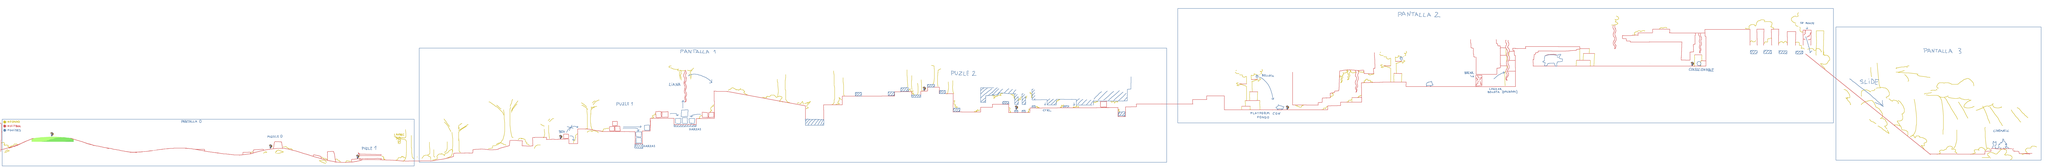

A 2D game scene composited from a Tiled map and its tileset images. What follows is a short description and the map's XML, with each tile layer's data collapsed to a summary:
An orthogonal 5x1 tile map with 3112x1280 px tiles, 1 tile layer (Capa de patrones 1) and 139 objects.

<map version="1.2" tiledversion="1.2.4" orientation="orthogonal" renderorder="right-down" width="5" height="1" tilewidth="3112" tileheight="1280" infinite="0" nextlayerid="4" nextobjectid="201">
 <tileset firstgid="1" source="MAPA_MUNDO_DEL_BOSQUE_PARTE_1_-_pixel_perfect.tsx" />
 <layer id="1" name="Capa de patrones 1" width="5" height="1">
  <data>[5 cells, 5 non-empty, 5 distinct tile ids]</data>
 </layer>
 <objectgroup id="2" name="Capa de Objetos 1">
  <object id="6" x="989" y="1161">
   <properties>
    <property name="static" type="bool" value="true" />
   </properties>
   <polygon points="0,0 372,-35 496,-25 497,106 -8,106" />
  </object>
  <object id="11" x="1484" y="1136" width="72" height="133">
   <properties>
    <property name="static" type="bool" value="true" />
   </properties>
  </object>
  <object id="18" x="1846" y="1158" width="56.6667" height="25.3333">
   <properties>
    <property name="static" type="bool" value="true" />
   </properties>
  </object>
  <object id="19" x="1922" y="1138" width="80" height="32.6667">
   <properties>
    <property name="static" type="bool" value="true" />
   </properties>
  </object>
  <object id="21" x="2078" y="1131.33">
   <properties>
    <property name="static" type="bool" value="true" />
   </properties>
   <polygon points="0,0 9.33333,-54.6667 58.6667,-52 70.6667,-3.33333" />
  </object>
  <object id="22" x="1558" y="1150.67">
   <properties>
    <property name="static" type="bool" value="true" />
   </properties>
   <polygon points="0,0 248,30 245.333,115.333 -4,112.667" />
  </object>
  <object id="23" x="1807.33" y="1180">
   <properties>
    <property name="static" type="bool" value="true" />
   </properties>
   <polygon points="0,0 122.667,-14.6667 128.667,79.3333 -10,82.6667" />
  </object>
  <object id="24" x="1930.67" y="1165.33">
   <properties>
    <property name="static" type="bool" value="true" />
   </properties>
   <polygon points="0,0 89.3333,-24.6667 171.333,-35.3333 167.333,104 -8,96.6667" />
  </object>
  <object id="25" x="2146" y="1127.33">
   <properties>
    <property name="static" type="bool" value="true" />
   </properties>
   <polygon points="0,0 114,24 234.667,62 237.333,141.333 -16,141.333" />
  </object>
  <object id="26" x="2382" y="1191.33">
   <properties>
    <property name="static" type="bool" value="true" />
   </properties>
   <polygon points="0,0 -0.666667,-14 58,-0.666667 59.3333,15.3333" />
  </object>
  <object id="27" x="2440.67" y="1208.67">
   <properties>
    <property name="static" type="bool" value="true" />
   </properties>
   <polygon points="0,0 48,12 50.6667,46 -4.66667,46.6667" />
  </object>
  <object id="28" x="2491.33" y="1221.33">
   <properties>
    <property name="static" type="bool" value="true" />
   </properties>
   <polygon points="0,0 -2.66667,-67.3333 42.6667,-68.6667 52.6667,-46.6667 62.6667,12.6667" />
  </object>
  <object id="29" x="2552.67" y="1234.67">
   <properties>
    <property name="static" type="bool" value="true" />
   </properties>
   <polygon points="0,0 72,4 69.3333,30.6667 -4,28.6667" />
  </object>
  <object id="30" x="2624" y="1238.67">
   <properties>
    <property name="static" type="bool" value="true" />
   </properties>
   <polygon points="0,0 50.6667,-5.33333 50.6667,22 -4,26" />
  </object>
  <object id="31" x="2674.67" y="1233.33">
   <properties>
    <property name="static" type="bool" value="true" />
   </properties>
   <polygon points="0,0 -3.33333,-21.3333 58,-26 222.667,-26 228.667,28.6667 8,30" />
  </object>
  <object id="33" x="2728.67" y="1172.67" width="169.333" height="10">
   <properties>
    <property name="static" type="bool" value="true" />
   </properties>
  </object>
  <object id="35" x="2729.33" y="1178.67">
   <properties>
    <property name="static" type="bool" value="true" />
   </properties>
   <polygon points="0,0 -13.3333,-10.6667 -5.33333,-20.6667 11.3333,-7.33333" />
  </object>
  <object id="36" x="2898" y="1265">
   <properties>
    <property name="static" type="bool" value="true" />
   </properties>
   <polygon points="0,0 0,-49 186,-38 190,-2" />
  </object>
  <object id="37" x="3085" y="1229">
   <properties>
    <property name="static" type="bool" value="true" />
   </properties>
   <polygon points="0,0 193,-4 193,26 -8,34" />
  </object>
  <object id="38" x="3280" y="1227">
   <properties>
    <property name="static" type="bool" value="true" />
   </properties>
   <polygon points="0,0 167,-35 165,0 -7,31" />
  </object>
  <object id="39" x="3447" y="1194">
   <properties>
    <property name="static" type="bool" value="true" />
   </properties>
   <polygon points="0,0 3,-28 146,-28 146,-3" />
  </object>
  <object id="40" x="3593" y="1179">
   <properties>
    <property name="static" type="bool" value="true" />
   </properties>
   <polygon points="0,0 1,-41 67,-45 144,-37 138,-4" />
  </object>
  <object id="41" x="3737" y="1143">
   <properties>
    <property name="static" type="bool" value="true" />
   </properties>
   <polygon points="0,0 53,-8.45455 49,9 -16,18" />
  </object>
  <object id="42" x="3786" y="1139">
   <properties>
    <property name="static" type="bool" value="true" />
   </properties>
   <polygon points="3.81818,-4.36364 86,-31 86,-2 -10,17" />
  </object>
  <object id="43" x="3870" y="1116">
   <properties>
    <property name="static" type="bool" value="true" />
   </properties>
   <polygon points="0,0 5,-48 99,-43 98,14" />
  </object>
  <object id="44" x="3971" y="1112">
   <properties>
    <property name="static" type="bool" value="true" />
   </properties>
   <polygon points="0,0 83,-3 81,20 -8,21" />
  </object>
  <object id="45" x="4050" y="1115">
   <properties>
    <property name="static" type="bool" value="true" />
   </properties>
   <polygon points="0,0 -1,-69 103,-69 102,-23" />
  </object>
  <object id="46" x="4153" y="1090">
   <properties>
    <property name="static" type="bool" value="true" />
   </properties>
   <polygon points="0,0 1,-28 171,-30 171,29" />
  </object>
  <object id="47" x="4320" y="1094">
   <properties>
    <property name="static" type="bool" value="true" />
   </properties>
   <polygon points="0,0 83,0 82,22 -1,18" />
  </object>
  <object id="49" x="4391" y="1104">
   <properties>
    <property name="static" type="bool" value="true" />
   </properties>
   <polygon points="0,0 -1,-123 71,-123 188,-103 183,2" />
  </object>
  </objectgroup>
</map>
<!-- 109 of 139 objects omitted -->
